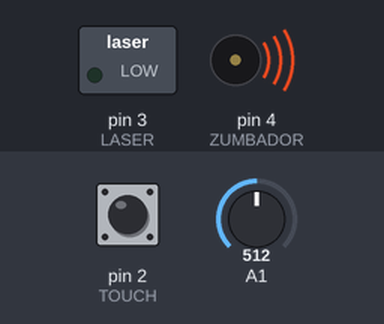
The sketch below on a simulated Arduino Uno, built with avr-gcc and run on an emulated ATmega328P. Parts: switched loads named in the sketch (green lamp = pin HIGH), buzzer (waves = sounding, pin HIGH). Dashed ring = blinking. The inputs (shaded band) are chosen by the test bench; at power-on: pin 2 (TOUCH) LOW, A1 = 512.

Above: at 1.2 s.
1.3 s: pin 2 (TOUCH) pulled HIGH for 1 s
At 1.7 s:
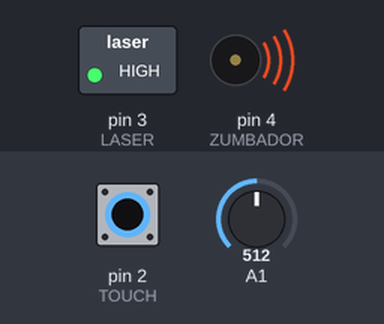
3.8 s: pin 2 (TOUCH) pulled HIGH for 0.15 s
At 5.5 s:
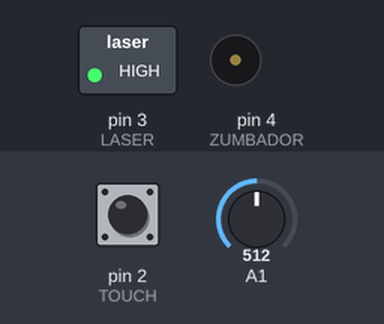
5.8 s: pin 2 (TOUCH) pulled HIGH for 3.2 s
At 6.7 s:
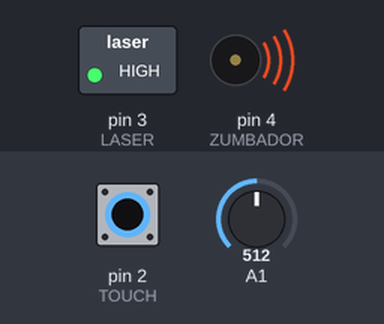
Timing chart, 0 to 10.3 s (numbered marks = the images above; inputs shaded):
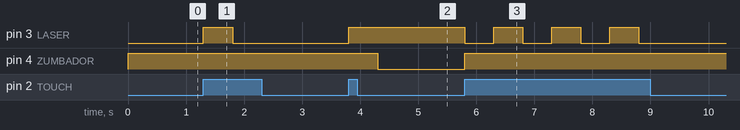

The sketch:

Alarma_1.ino
```cpp
#define TOUCH 2
#define LASER 3
#define ZUMBADOR 4

bool encendido;

void setup() {
  pinMode(LASER, OUTPUT);
  pinMode(ZUMBADOR, OUTPUT);
  digitalWrite(LASER, LOW);
  digitalWrite(ZUMBADOR, HIGH);//es contrario en este zumbador, es apagado
  encendido=false;
}

void loop() {

  if(digitalRead(TOUCH)==HIGH){
    encendido=!encendido;
    if (!encendido)
      digitalWrite(ZUMBADOR, HIGH);//es contrario en este zumbador es apagado
    digitalWrite(LASER,!digitalRead(LASER));
    delay(500);
  }
  if (encendido){
    if(analogRead(1)<400)
      digitalWrite(ZUMBADOR,HIGH);//es contrario en este zumbador es apagado
    else
      digitalWrite(ZUMBADOR,LOW);//es contrario en este zumbador es encendido
  }
}
```

Measured:
- after the input at 1.3 s, pin 3 (LASER): LOW → HIGH at once, → LOW 0.50 s later
- after the input at 3.8 s, pin 3 (LASER): LOW → HIGH at once; pin 4 (ZUMBADOR): HIGH → LOW after 0.50 s
- after the input at 5.8 s, pin 3 (LASER): alternates HIGH for 0.50 s and LOW for 0.50 s, 7 changes in all, then stays LOW, starting at once; pin 4 (ZUMBADOR): LOW → HIGH at once
